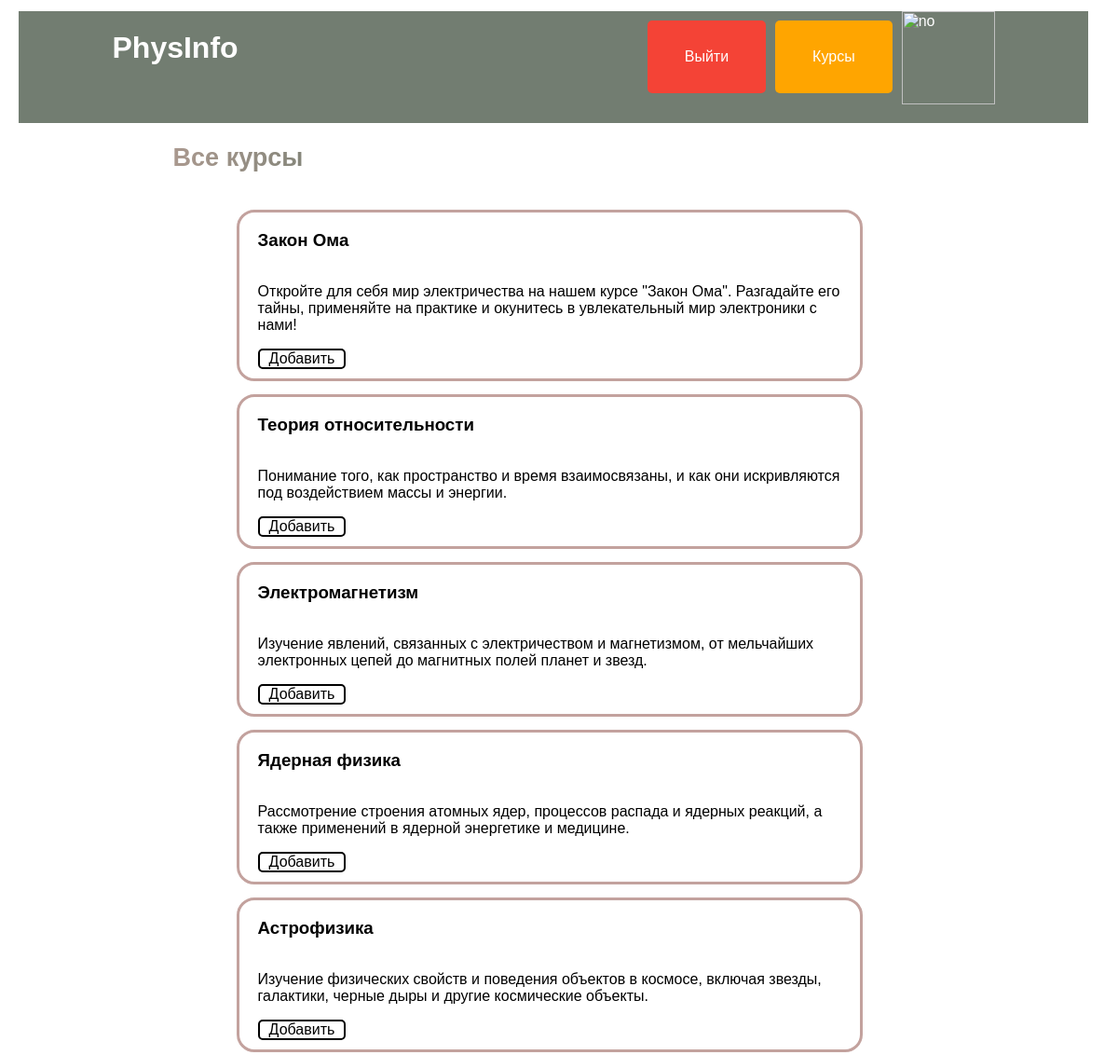
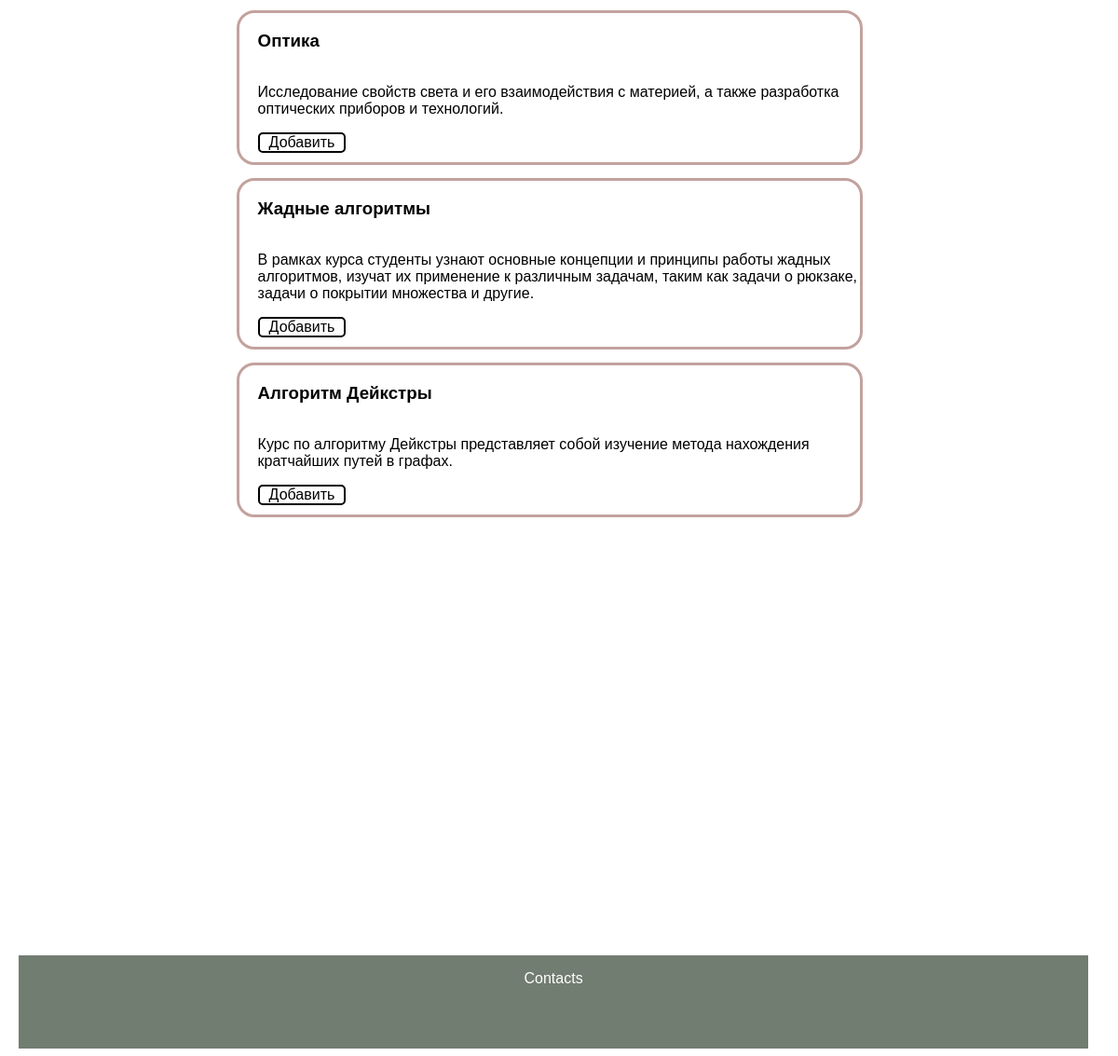
/home/all-courses (signed in), run on the app's committed database (2 pictures, top to bottom).
### data/courses.py (models this page shows)
class Course(SqlAlchemyBase):
    __tablename__ = 'courses'
    id = sqlalchemy.Column(sqlalchemy.Integer,
                           primary_key=True, autoincrement=True)
    title = sqlalchemy.Column(sqlalchemy.String, nullable=True)
    description = sqlalchemy.Column(sqlalchemy.String, nullable=True)
    content = sqlalchemy.Column(sqlalchemy.String, nullable=True)
    created_date = sqlalchemy.Column(sqlalchemy.DateTime,
                                     default=datetime.datetime.now)
    user_course = orm.relationship("UserCourse", back_populates='course')

### main.py (the view, shortened to what this page needs)
@app.route('/home/all-courses')
def all_courses():
    form = HomeForm()
    db_sess = db_session.create_session()
    all_courses = db_sess.query(Course).all()
    id_newcourses = ''
    if current_user.is_authenticated:
        id_courses = db_sess.query(UserCourse).filter(UserCourse.user_id == current_user.id).all()
        my_courses = []
        if id_courses != []:
            for el in id_courses:
                courses = db_sess.query(Course).filter(Course.id == el.id_course).first()
                my_courses.append(courses)
            id_newcourses = []
            for el in my_courses:
                id_newcourses.append(el.id)
        else:
            my_courses = '1'
    else:
        my_courses = ''
    return render_template('all_courses.html', course=all_courses, userinf=current_user, len=len(all_courses), checked=id_newcourses, form=form)

### data/db_session.py (called while the page is built)
def create_session() -> Session:
    global __factory
    return __factory()

### main.py (called while the page is built)
@login_manager.user_loader
def load_user(user_id):
    db_sess = db_session.create_session()
    return db_sess.query(User).get(user_id)

### templates/all_courses.html (shortened to what this page needs)
{% extends "base.html" %}
{% block content %}
<h2 class="gradient">Все курсы</h2>
<div class="all-courses">
{% for el in course %}
    <a href="{{ url_for('course', course_id=el.id) }}">
    <div class="all-onecourse" data-course-id="{{ el.id }}">
<h3><a class="all-onecourse-a">{{ el.title }}</a></h3>
        <p><a class="all-onecourse-a"> {{ el.description }}</a></p>
        {% if userinf != '' %}
                        <div class="course-del-button">
                    {% if checked != '' %}
                        {% if el.id in checked %}
                            <a class="delete-button" href="/delete_my_course/{{ el.id }}/3"></a>
                        {% else %}
                            <a class="add-button" href="/add_my_course/{{ el.id }}/2">Добавить</a>
                        {% endif %}
                    {% else %}
                        <a class="add-button" href="/add_my_course/{{ el.id }}/2">Добавить</a>
                    {% endif %}
                        </div>
                {% endif %}
    </div>
    </a>
{% endfor %}
    </div>
{% endblock %}

### static/styles.css (style rules this page uses)
a { color: inherit; }
.gradient { font-size: 27px; font-weight: 600; background-image: linear-gradient(to left, #4d685a, #aa998f); color: transparent; background-clip: text; -webkit-background-clip: text; display: inline-block; width: 30%; margin-left: 15%; font-family: Verdana, Helvetica, Arial, sans-serif; }
.all-courses { margin-left: 21%; margin-right: 21%; display: flex; flex-direction: column; flex-wrap: wrap; flex-start; justify-content: center; }
.all-onecourse { cursor: pointer; transition: background-color 0.3s ease; display: flex; flex-direction: column; flex-wrap: wrap; justify-content: flex-start ; outline: solid rgb(195,162,158); border-radius: 1rem; margin-right: 3%; margin-top: 3%; font-family: Verdana, Helvetica, Arial, sans-serif; }
.all-onecourse h3 { margin-left: 3%; }
.all-onecourse p { margin-left: 3%; }
.all-onecourse-a { text-decoration:none; color: black; }
.add-button { background-color: #ffffff; color: #000000; padding-left: 10px; padding-right: 10px; border: 2px solid #000000; border-radius: 5px; text-decoration: none; display: inline-block; transition: background-color 0.3s, color 0.3s, border-color 0.3s; }
.course-del-button { margin-left: 3%; margin-bottom: 10px; }

### data on the page
Course: title "Закон Ома", description "Откройте для себя мир электричества на нашем курсе \"Закон Ома\". Разгадайте его тайны, применяйте на практике и окунитесь в увлекательный мир электроники с нами!"
Course: title "Теория относительности", description "Понимание того, как пространство и время взаимосвязаны, и как они искривляются под воздействием массы и энергии."
Course: title "Электромагнетизм", description "Изучение явлений, связанных с электричеством и магнетизмом, от мельчайших электронных цепей до магнитных полей планет и звезд."
Course: title "Ядерная физика", description "Рассмотрение строения атомных ядер, процессов распада и ядерных реакций, а также применений в ядерной энергетике и медицине."
Course: title "Астрофизика", description "Изучение физических свойств и поведения объектов в космосе, включая звезды, галактики, черные дыры и другие космические объекты."
Course: title "Оптика", description "Исследование свойств света и его взаимодействия с материей, а также разработка оптических приборов и технологий."
Course: title "Жадные алгоритмы", description "В рамках курса студенты узнают основные концепции и принципы работы жадных алгоритмов, изучат их применение к различным задачам, таким как задачи о рюкзаке, задачи о покрытии множества и другие."
Course: title "Алгоритм Дейкстры", description "Курс по алгоритму Дейкстры представляет собой изучение метода нахождения кратчайших путей в графах."
